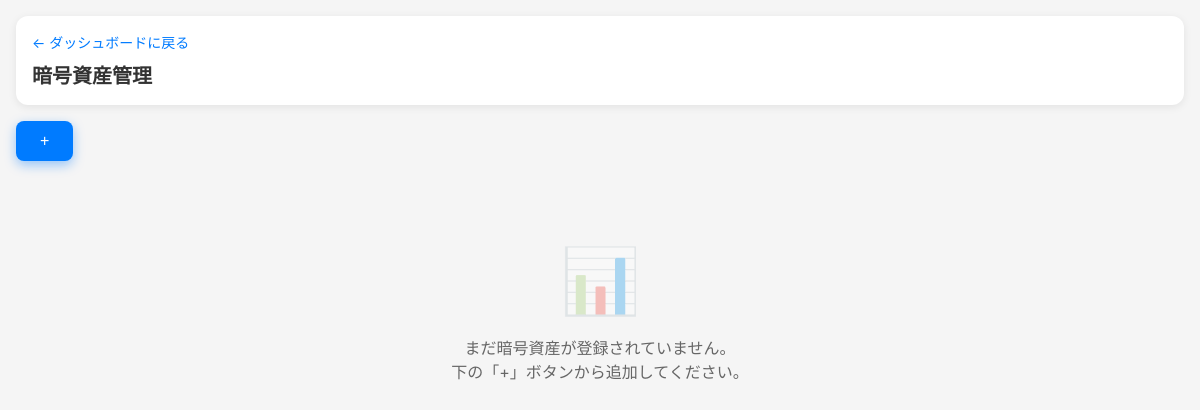
Page /assets/crypto (signed in) on the earlier database version.
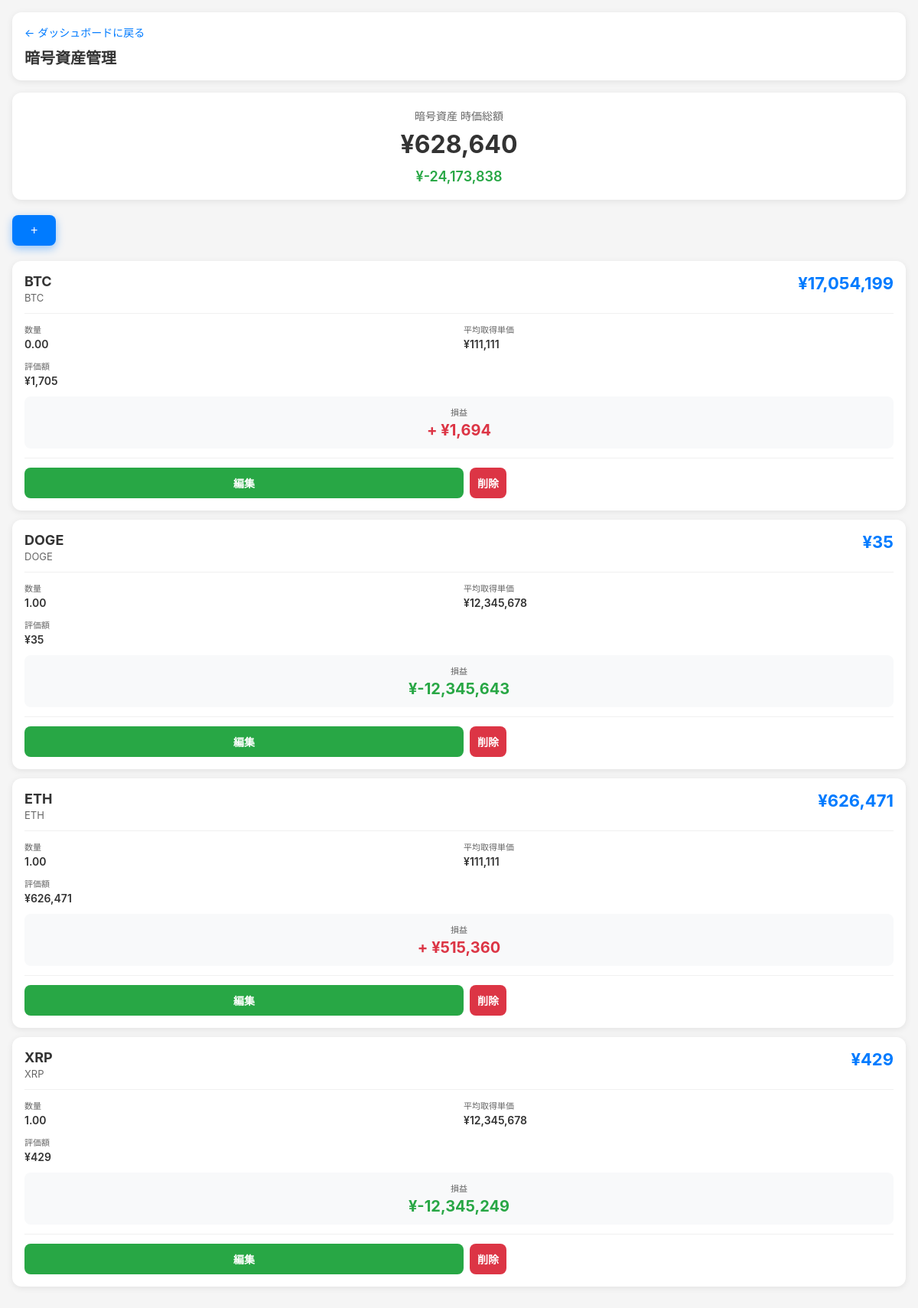
Same page on the later database version.
### tables this page shows
CREATE TABLE assets (
        id INTEGER PRIMARY KEY AUTOINCREMENT,
        user_id INTEGER,
        asset_type TEXT NOT NULL,
        symbol TEXT NOT NULL,
        name TEXT,
        quantity REAL NOT NULL,
        price REAL DEFAULT 0,
        created_at TIMESTAMP DEFAULT CURRENT_TIMESTAMP, avg_price REAL DEFAULT 0, current_price REAL DEFAULT 0, total_cost REAL DEFAULT 0, acquisition_price REAL, avg_cost REAL DEFAULT 0,
        FOREIGN KEY (user_id) REFERENCES users (id)
    );

### app.py (the view)
@app.route('/assets/<asset_type>')
def manage_assets(asset_type):
    user = get_current_user()
    if not user:
        return redirect(url_for('login'))
    conn = get_db()
    c = conn.cursor()
    if USE_POSTGRES:
        c.execute('''SELECT * FROM assets WHERE user_id = %s AND asset_type = %s
                    ORDER BY symbol''', (user['id'], asset_type))
    else:
        c.execute('''SELECT * FROM assets WHERE user_id = ? AND asset_type = ?
                    ORDER BY symbol''', (user['id'], asset_type))
    assets = c.fetchall()
    conn.close()
    type_info = {
        'jp_stock': {'title': '日本株', 'symbol_label': '証券コード', 'quantity_label': '株数'},
        'us_stock': {'title': '米国株', 'symbol_label': 'シンボル', 'quantity_label': '株数'},
        'gold': {'title': '金 (Gold)', 'symbol_label': '種類', 'quantity_label': '重量(g)'},
        'cash': {'title': '現金', 'symbol_label': '項目名', 'quantity_label': '金額'},
        'crypto': {'title': '暗号資産', 'symbol_label': '銘柄', 'quantity_label': '数量'},
        'investment_trust': {'title': '投資信託', 'symbol_label': '銘柄', 'quantity_label': '保有数量(口)'},
        'insurance': {'title': '保険', 'symbol_label': '項目名', 'quantity_label': '保険金額'}
    }
    info = type_info.get(asset_type, type_info['jp_stock'])
    return render_template(
        'manage_assets.html',
        assets=assets,
        asset_type=asset_type,
        info=info,
        crypto_symbols=CRYPTO_SYMBOLS,
        investment_trust_symbols=INVESTMENT_TRUST_SYMBOLS,
        insurance_types=INSURANCE_TYPES
    )

### app.py (called while the page is built)
def get_db():
    if USE_POSTGRES:
        conn = psycopg2.connect(DATABASE_URL, cursor_factory=RealDictCursor)
        return conn
    else:
        conn = sqlite3.connect('portfolio.db')
        conn.row_factory = sqlite3.Row
        return conn

def get_current_user():
    if 'user_id' not in session:
        return None
    conn = get_db()
    c = conn.cursor()
    if USE_POSTGRES:
        c.execute('SELECT * FROM users WHERE id = %s', (session['user_id'],))
    else:
        c.execute('SELECT * FROM users WHERE id = ?', (session['user_id'],))
    user = c.fetchone()
    conn.close()
    return user

### templates/manage_assets.html (shortened to what the changed rows need)
{% extends "base.html" %}
{% block content %}
<div class="header">
    <h1>{{ info.title }}管理</h1>
</div>
{% if assets %}
    {% set total_value = namespace(amount=0) %}
    {% set total_cost = namespace(amount=0) %}
    {% for asset in assets %}
        {% if asset_type == 'investment_trust' %}
            {% set total_value.amount = total_value.amount + (asset['quantity'] * asset['price'] / 10000) %}
            {% set total_cost.amount = total_cost.amount + (asset['quantity'] * asset['avg_cost'] / 10000) %}
        {% elif asset_type == 'insurance' %}
            {% set total_value.amount = total_value.amount + asset['price'] %}
            {% set total_cost.amount = total_cost.amount + asset['avg_cost'] %}
        {% elif asset_type != 'cash' %}
            {% set total_value.amount = total_value.amount + (asset['quantity'] * asset['price']) %}
            {% set total_cost.amount = total_cost.amount + (asset['quantity'] * asset['avg_cost']) %}
        {% else %}
            {% set total_value.amount = total_value.amount + asset['quantity'] %}
        {% endif %}
    {% endfor %}
    {% set total_profit = total_value.amount - total_cost.amount %}
    <div class="summary-card">
        <div class="summary-title">{{ info.title }} 時価総額</div>
        <div class="summary-value">
            {% if asset_type == 'us_stock' %}
                ${{ "{:,.2f}".format(total_value.amount) }}
            {% else %}
                &yen;{{ "{:,.0f}".format(total_value.amount) }}
            {% endif %}
        </div>
        {% if asset_type != 'cash' %}
        <div class="summary-profit {% if total_profit >= 0 %}profit-red{% else %}profit-green{% endif %}">
            {% if asset_type == 'us_stock' %}
                ${{ "{:,.2f}".format(total_profit) }}
            {% else %}
                &yen;{{ "{:,.0f}".format(total_profit) }}
            {% endif %}
        </div>
        {% endif %}
    </div>
{% endif %}
{% if assets %}
    {% for asset in assets %}
    <div class="stock-card" data-edit-url="{{ url_for('edit_asset', asset_id=asset['id']) }}">
        {% if asset_type == 'jp_stock' %}
            <div class="stock-header">
                <div>
                    <div class="stock-symbol">{{ asset['name'] or asset['symbol'] }}</div>
                    <div class="stock-name">{{ asset['symbol'] }}</div>
                </div>
                <div>
                    <div class="stock-price">
                        &yen;{{ "{:,.0f}".format(asset['price']) }}
                    </div>
                </div>
            </div>
        {% else %}
             <div class="stock-header">
                <div>
                    <div class="stock-symbol">{{ asset['symbol'] }}</div>
                    {% if asset_type not in ['cash'] %}
                    <div class="stock-name">{{ asset['name'] or '-' }}</div>
                    {% endif %}
                </div>
                <div>
                    <div class="stock-price">
                        {% if asset_type == 'us_stock' %}
                            ${{ "{:,.2f}".format(asset['price']) }}
                        {% elif asset_type == 'investment_trust' %}
                            &yen;{{ "{:,.0f}".format(asset['price']) }} <span style="font-size:12px; color:#666;">/1万口</span>
                        {% elif asset_type not in ['cash'] %}
                            &yen;{{ "{:,.0f}".format(asset['price']) }}
                        {% endif %}
                    </div>
                </div>
            </div>
        {% endif %}
        {% if asset_type == 'insurance' %}
             <div class="stock-details" style="grid-template-columns: 1fr 1fr 1fr;">
                <div class="detail-item">
                    <span class="detail-label">保険金額</span>
                    <span class="detail-value">¥{{ "{:,.0f}".format(asset.quantity) }}</span>
                </div>
                <div class="detail-item">
                    <span class="detail-label">支払済保険料</span>
                    <span class="detail-value">¥{{ "{:,.0f}".format(asset.avg_cost) }}</span>
                </div>
                 <div class="detail-item">
                    <span class="detail-label">評価額(返戻金)</span>
                    <span class="detail-value">¥{{ "{:,.0f}".format(asset.price) }}</span>
                </div>
            </div>
        {% else %}
            <div class="stock-details">
                <div class="detail-item">
                    <span class="detail-label">{{ info.quantity_label }}</span>
                    <span class="detail-value">{{ "{:,.2f}".format(asset['quantity']) }}</span>
                </div>
                {% if asset_type not in ['cash'] %}
                <div class="detail-item">
                    <span class="detail-label">平均取得単価</span>
                    <span class="detail-value">
                        {% if asset_type == 'us_stock' %}
                            ${{ "{:,.2f}".format(asset['avg_cost']) }}
                        {% else %}
                            &yen;{{ "{:,.0f}".format(asset['avg_cost']) }}
                        {% endif %}
                    </span>
                </div>
                <div class="detail-item">
                    <span class="detail-label">評価額</span>
                    <span class="detail-value">
                        {% if asset_type == 'us_stock' %}
                            ${{ "{:,.2f}".format(asset['quantity'] * asset['price']) }}
                        {% elif asset_type == 'investment_trust' %}
                            &yen;{{ "{:,.0f}".format((asset['quantity'] * asset['price']) / 10000) }}
                        {% else %}
                            &yen;{{ "{:,.0f}".format(asset['quantity'] * asset['price']) }}
                        {% endif %}
                    </span>
                </div>
                {% endif %}
            </div>
        {% endif %}
        {% if asset_type == 'insurance' %}
            {% set profit = asset.price - asset.avg_cost %}
            <div class="stock-profit-box">
                <div class="stock-profit-label">損益</div>
                <div class="stock-profit-value {% if profit >= 0 %}profit-red{% else %}profit-green{% endif %}">
                    {% if profit >= 0 %}+{% endif %}¥{{ "{:,.0f}".format(profit) }}
                </div>
            </div>
        {% elif asset_type not in ['cash'] %}
            {% if asset_type == 'investment_trust' %}
                {% set current_value = (asset['quantity'] * asset['price']) / 10000 %}
                {% set cost_value = (asset['quantity'] * asset['avg_cost']) / 10000 %}
            {% else %}
                {% set current_value = asset['quantity'] * asset['price'] %}
                {% set cost_value = asset['quantity'] * asset['avg_cost'] %}
            {% endif %}
            {% set profit = current_value - cost_value %}
            <div class="stock-profit-box">
                <div class="stock-profit-label">損益</div>
                <div class="stock-profit-value {% if profit >= 0 %}profit-red{% else %}profit-green{% endif %}">
                    {% if profit >= 0 %}+{% endif %}
                    {% if asset_type == 'us_stock' %}
                        ${{ "{:,.2f}".format(profit) }}
                    {% else %}
                        &yen;{{ "{:,.0f}".format(profit) }}
                    {% endif %}
                </div>
            </div>
        {% endif %}
        <div class="stock-actions" onclick="event.stopPropagation()">
            <a href="{{ url_for('edit_asset', asset_id=asset['id']) }}" class="edit-btn">編集</a>
            <form method="post" action="{{ url_for('delete_asset') }}" style="flex: 1; margin: 0;">
                <button type="submit" class="delete-btn" onclick="return confirm('削除しますか?')">削除</button>
            </form>
        </div>
    </div>
    {% endfor %}
{% else %}
<div class="empty-state">
    <div class="empty-state-icon">&#128202;</div>
    <p>まだ{{ info.title }}が登録されていません。<br>下の「+」ボタンから追加してください。</p>
</div>
{% endif %}
{% endblock %}

Differences in the rows shown:
added assets: symbol "BTC", name "BTC", price "17,054,199", quantity_label "数量", quantity "0.00", avg_cost "111,111", asset['quantity']*asset['price'] "1,705", profit "1,694"
added assets: symbol "DOGE", name "DOGE", price "35", quantity_label "数量", quantity "1.00", avg_cost "12,345,678", asset['quantity']*asset['price'] "35", profit "-12,345,643"
added assets: symbol "ETH", name "ETH", price "626,471", quantity_label "数量", quantity "1.00", avg_cost "111,111", asset['quantity']*asset['price'] "626,471", profit "515,360"
added assets: symbol "XRP", name "XRP", price "429", quantity_label "数量", quantity "1.00", avg_cost "12,345,678", asset['quantity']*asset['price'] "429", profit "-12,345,249"
Other differences:
{{ info.title }}: (not shown) → "暗号資産"
{{ "{:,.0f}".format(total_value.amount) }}: (not shown) → "628,640"
{{ "{:,.0f}".format(total_profit) }}: (not shown) → "-24,173,838"
{{ info.title }}: "暗号資産" → (not shown)
text no longer shown: "📊 まだ が登録されていません。 下の「+」ボタンから追加してください。"
text now shown: "時価総額 ¥ ¥"
